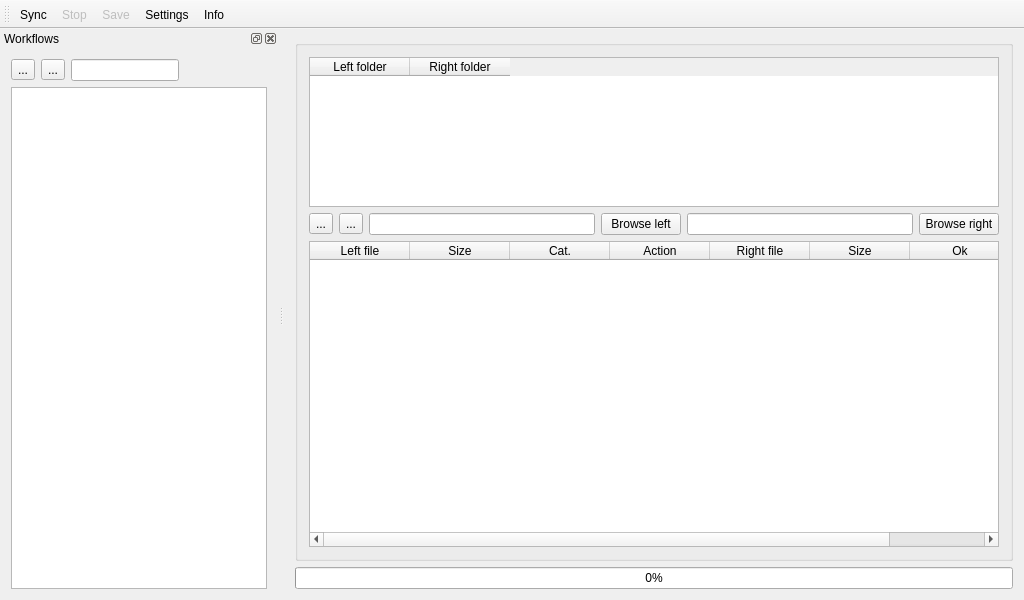
<?xml version="1.0" encoding="UTF-8"?>
<ui version="4.0">
 <class>MainViewClass</class>
 <widget class="QMainWindow" name="MainViewClass">
  <property name="geometry">
   <rect>
    <x>0</x>
    <y>0</y>
    <width>1024</width>
    <height>600</height>
   </rect>
  </property>
  <property name="sizePolicy">
   <sizepolicy hsizetype="Expanding" vsizetype="Expanding">
    <horstretch>0</horstretch>
    <verstretch>0</verstretch>
   </sizepolicy>
  </property>
  <property name="minimumSize">
   <size>
    <width>1024</width>
    <height>600</height>
   </size>
  </property>
  <property name="windowTitle">
   <string>LightFileSync</string>
  </property>
  <widget class="QWidget" name="centralWidget">
   <property name="minimumSize">
    <size>
     <width>500</width>
     <height>500</height>
    </size>
   </property>
   <layout class="QGridLayout" name="gridLayout">
    <item row="0" column="0">
     <layout class="QHBoxLayout" name="horizontalLayout">
      <item>
       <widget class="QGroupBox" name="groupBox">
        <property name="title">
         <string/>
        </property>
        <layout class="QGridLayout" name="gridLayout_3">
         <item row="0" column="0" colspan="6">
          <widget class="QTableWidget" name="FoldersTable">
           <property name="minimumSize">
            <size>
             <width>0</width>
             <height>150</height>
            </size>
           </property>
           <property name="maximumSize">
            <size>
             <width>16777215</width>
             <height>150</height>
            </size>
           </property>
           <property name="editTriggers">
            <set>QAbstractItemView::AnyKeyPressed</set>
           </property>
           <property name="dragDropOverwriteMode">
            <bool>false</bool>
           </property>
           <property name="alternatingRowColors">
            <bool>true</bool>
           </property>
           <property name="selectionMode">
            <enum>QAbstractItemView::SingleSelection</enum>
           </property>
           <property name="selectionBehavior">
            <enum>QAbstractItemView::SelectRows</enum>
           </property>
           <property name="showGrid">
            <bool>true</bool>
           </property>
           <property name="rowCount">
            <number>0</number>
           </property>
           <attribute name="horizontalHeaderCascadingSectionResizes">
            <bool>false</bool>
           </attribute>
           <attribute name="horizontalHeaderStretchLastSection">
            <bool>false</bool>
           </attribute>
           <attribute name="verticalHeaderCascadingSectionResizes">
            <bool>false</bool>
           </attribute>
           <column>
            <property name="text">
             <string>Left folder</string>
            </property>
           </column>
           <column>
            <property name="text">
             <string>Right folder</string>
            </property>
           </column>
          </widget>
         </item>
         <item row="1" column="4">
          <widget class="QLineEdit" name="RightFolderText">
           <property name="readOnly">
            <bool>true</bool>
           </property>
          </widget>
         </item>
         <item row="1" column="1">
          <widget class="QToolButton" name="DeleteSyncFoldersButton">
           <property name="toolTip">
            <string>Delete</string>
           </property>
           <property name="text">
            <string>...</string>
           </property>
           <property name="icon">
            <iconset resource="../MainView.qrc">
             <normaloff>:/MainView/Resources/delete.png</normaloff>:/MainView/Resources/delete.png</iconset>
           </property>
           <property name="iconSize">
            <size>
             <width>24</width>
             <height>24</height>
            </size>
           </property>
           <property name="toolButtonStyle">
            <enum>Qt::ToolButtonFollowStyle</enum>
           </property>
          </widget>
         </item>
         <item row="2" column="0" colspan="6">
          <widget class="QTableWidget" name="SyncTable">
           <property name="editTriggers">
            <set>QAbstractItemView::AnyKeyPressed</set>
           </property>
           <property name="dragDropOverwriteMode">
            <bool>false</bool>
           </property>
           <property name="alternatingRowColors">
            <bool>true</bool>
           </property>
           <property name="selectionMode">
            <enum>QAbstractItemView::SingleSelection</enum>
           </property>
           <property name="selectionBehavior">
            <enum>QAbstractItemView::SelectRows</enum>
           </property>
           <property name="rowCount">
            <number>0</number>
           </property>
           <column>
            <property name="text">
             <string>Left file</string>
            </property>
           </column>
           <column>
            <property name="text">
             <string>Size</string>
            </property>
           </column>
           <column>
            <property name="text">
             <string>Cat.</string>
            </property>
           </column>
           <column>
            <property name="text">
             <string>Action</string>
            </property>
           </column>
           <column>
            <property name="text">
             <string>Right file</string>
            </property>
           </column>
           <column>
            <property name="text">
             <string>Size</string>
            </property>
           </column>
           <column>
            <property name="text">
             <string>Ok</string>
            </property>
           </column>
          </widget>
         </item>
         <item row="1" column="2">
          <widget class="QLineEdit" name="LeftFolderText">
           <property name="readOnly">
            <bool>true</bool>
           </property>
          </widget>
         </item>
         <item row="1" column="3">
          <widget class="QPushButton" name="BrowseFolderLeftButton">
           <property name="text">
            <string>Browse left</string>
           </property>
          </widget>
         </item>
         <item row="1" column="0">
          <widget class="QToolButton" name="AddSyncFoldersButton">
           <property name="toolTip">
            <string>Add</string>
           </property>
           <property name="text">
            <string>...</string>
           </property>
           <property name="icon">
            <iconset resource="../MainView.qrc">
             <normaloff>:/MainView/Resources/add.png</normaloff>:/MainView/Resources/add.png</iconset>
           </property>
           <property name="iconSize">
            <size>
             <width>24</width>
             <height>24</height>
            </size>
           </property>
           <property name="toolButtonStyle">
            <enum>Qt::ToolButtonFollowStyle</enum>
           </property>
          </widget>
         </item>
         <item row="1" column="5">
          <widget class="QPushButton" name="BrowseFolderRightButton">
           <property name="text">
            <string>Browse right</string>
           </property>
          </widget>
         </item>
        </layout>
       </widget>
      </item>
     </layout>
    </item>
    <item row="1" column="0">
     <widget class="QProgressBar" name="Progress">
      <property name="value">
       <number>0</number>
      </property>
     </widget>
    </item>
   </layout>
  </widget>
  <widget class="QToolBar" name="mainToolBar">
   <property name="minimumSize">
    <size>
     <width>0</width>
     <height>0</height>
    </size>
   </property>
   <property name="iconSize">
    <size>
     <width>34</width>
     <height>34</height>
    </size>
   </property>
   <property name="toolButtonStyle">
    <enum>Qt::ToolButtonFollowStyle</enum>
   </property>
   <attribute name="toolBarArea">
    <enum>TopToolBarArea</enum>
   </attribute>
   <attribute name="toolBarBreak">
    <bool>false</bool>
   </attribute>
   <addaction name="actionSync"/>
   <addaction name="actionStop"/>
   <addaction name="actionSave"/>
   <addaction name="actionSettings"/>
   <addaction name="actionInfo"/>
  </widget>
  <widget class="QDockWidget" name="dockWidget">
   <property name="minimumSize">
    <size>
     <width>270</width>
     <height>230</height>
    </size>
   </property>
   <property name="autoFillBackground">
    <bool>false</bool>
   </property>
   <property name="windowTitle">
    <string>Workflows</string>
   </property>
   <attribute name="dockWidgetArea">
    <number>1</number>
   </attribute>
   <widget class="QWidget" name="dockWidgetContents">
    <property name="layoutDirection">
     <enum>Qt::LeftToRight</enum>
    </property>
    <layout class="QGridLayout" name="gridLayout_2">
     <item row="0" column="0">
      <layout class="QHBoxLayout" name="horizontalLayout_2">
       <item>
        <widget class="QToolButton" name="AddWorkflowButton">
         <property name="toolTip">
          <string>Add</string>
         </property>
         <property name="text">
          <string>...</string>
         </property>
         <property name="icon">
          <iconset resource="../MainView.qrc">
           <normaloff>:/MainView/Resources/add.png</normaloff>:/MainView/Resources/add.png</iconset>
         </property>
         <property name="iconSize">
          <size>
           <width>24</width>
           <height>24</height>
          </size>
         </property>
         <property name="toolButtonStyle">
          <enum>Qt::ToolButtonFollowStyle</enum>
         </property>
        </widget>
       </item>
       <item>
        <widget class="QToolButton" name="DeleteWorkflowButton">
         <property name="toolTip">
          <string>Delete</string>
         </property>
         <property name="text">
          <string>...</string>
         </property>
         <property name="icon">
          <iconset resource="../MainView.qrc">
           <normaloff>:/MainView/Resources/delete.png</normaloff>:/MainView/Resources/delete.png</iconset>
         </property>
         <property name="iconSize">
          <size>
           <width>24</width>
           <height>24</height>
          </size>
         </property>
         <property name="toolButtonStyle">
          <enum>Qt::ToolButtonFollowStyle</enum>
         </property>
        </widget>
       </item>
       <item>
        <widget class="QLineEdit" name="WorkflowText"/>
       </item>
       <item>
        <spacer name="horizontalSpacer">
         <property name="orientation">
          <enum>Qt::Horizontal</enum>
         </property>
         <property name="sizeHint" stdset="0">
          <size>
           <width>40</width>
           <height>20</height>
          </size>
         </property>
        </spacer>
       </item>
      </layout>
     </item>
     <item row="1" column="0">
      <widget class="QListWidget" name="WorkflowItemList"/>
     </item>
    </layout>
   </widget>
  </widget>
  <action name="actionSync">
   <property name="icon">
    <iconset resource="../MainView.qrc">
     <normaloff>:/MainView/Resources/sync.png</normaloff>:/MainView/Resources/sync.png</iconset>
   </property>
   <property name="text">
    <string>Sync</string>
   </property>
   <property name="toolTip">
    <string>Sync</string>
   </property>
  </action>
  <action name="actionSettings">
   <property name="icon">
    <iconset resource="../MainView.qrc">
     <normaloff>:/MainView/Resources/settings.png</normaloff>:/MainView/Resources/settings.png</iconset>
   </property>
   <property name="text">
    <string>Settings</string>
   </property>
   <property name="toolTip">
    <string>Settings</string>
   </property>
  </action>
  <action name="actionInfo">
   <property name="icon">
    <iconset resource="../MainView.qrc">
     <normaloff>:/MainView/Resources/about.png</normaloff>:/MainView/Resources/about.png</iconset>
   </property>
   <property name="text">
    <string>Info</string>
   </property>
   <property name="toolTip">
    <string>Info</string>
   </property>
  </action>
  <action name="actionStop">
   <property name="enabled">
    <bool>false</bool>
   </property>
   <property name="icon">
    <iconset resource="../MainView.qrc">
     <normaloff>:/MainView/Resources/stop.png</normaloff>:/MainView/Resources/stop.png</iconset>
   </property>
   <property name="text">
    <string>Stop</string>
   </property>
   <property name="toolTip">
    <string>Stop</string>
   </property>
  </action>
  <action name="actionSave">
   <property name="enabled">
    <bool>false</bool>
   </property>
   <property name="icon">
    <iconset resource="../MainView.qrc">
     <normaloff>:/MainView/Resources/save.png</normaloff>:/MainView/Resources/save.png</iconset>
   </property>
   <property name="text">
    <string>Save</string>
   </property>
   <property name="toolTip">
    <string>Save</string>
   </property>
  </action>
 </widget>
 <layoutdefault spacing="6" margin="11"/>
 <resources>
  <include location="../MainView.qrc"/>
 </resources>
 <connections>
  <connection>
   <sender>mainToolBar</sender>
   <signal>actionTriggered(QAction*)</signal>
   <receiver>MainViewClass</receiver>
   <slot>ToolBarTriggered(QAction*)</slot>
   <hints>
    <hint type="sourcelabel">
     <x>318</x>
     <y>20</y>
    </hint>
    <hint type="destinationlabel">
     <x>313</x>
     <y>87</y>
    </hint>
   </hints>
  </connection>
  <connection>
   <sender>WorkflowItemList</sender>
   <signal>currentRowChanged(int)</signal>
   <receiver>MainViewClass</receiver>
   <slot>WorkflowListChanged(int)</slot>
   <hints>
    <hint type="sourcelabel">
     <x>188</x>
     <y>212</y>
    </hint>
    <hint type="destinationlabel">
     <x>313</x>
     <y>245</y>
    </hint>
   </hints>
  </connection>
  <connection>
   <sender>WorkflowItemList</sender>
   <signal>currentTextChanged(QString)</signal>
   <receiver>WorkflowText</receiver>
   <slot>setText(QString)</slot>
   <hints>
    <hint type="sourcelabel">
     <x>41</x>
     <y>179</y>
    </hint>
    <hint type="destinationlabel">
     <x>129</x>
     <y>89</y>
    </hint>
   </hints>
  </connection>
  <connection>
   <sender>AddWorkflowButton</sender>
   <signal>clicked()</signal>
   <receiver>MainViewClass</receiver>
   <slot>WorkflowListAddClick()</slot>
   <hints>
    <hint type="sourcelabel">
     <x>20</x>
     <y>88</y>
    </hint>
    <hint type="destinationlabel">
     <x>283</x>
     <y>67</y>
    </hint>
   </hints>
  </connection>
  <connection>
   <sender>DeleteWorkflowButton</sender>
   <signal>clicked()</signal>
   <receiver>MainViewClass</receiver>
   <slot>WorkflowListDeleteClick()</slot>
   <hints>
    <hint type="sourcelabel">
     <x>64</x>
     <y>98</y>
    </hint>
    <hint type="destinationlabel">
     <x>281</x>
     <y>124</y>
    </hint>
   </hints>
  </connection>
  <connection>
   <sender>AddSyncFoldersButton</sender>
   <signal>clicked()</signal>
   <receiver>MainViewClass</receiver>
   <slot>FoldersTableAddClick()</slot>
   <hints>
    <hint type="sourcelabel">
     <x>316</x>
     <y>226</y>
    </hint>
    <hint type="destinationlabel">
     <x>279</x>
     <y>287</y>
    </hint>
   </hints>
  </connection>
  <connection>
   <sender>DeleteSyncFoldersButton</sender>
   <signal>clicked()</signal>
   <receiver>MainViewClass</receiver>
   <slot>FoldersTableDeleteClick()</slot>
   <hints>
    <hint type="sourcelabel">
     <x>351</x>
     <y>226</y>
    </hint>
    <hint type="destinationlabel">
     <x>282</x>
     <y>355</y>
    </hint>
   </hints>
  </connection>
  <connection>
   <sender>BrowseFolderLeftButton</sender>
   <signal>clicked()</signal>
   <receiver>MainViewClass</receiver>
   <slot>FoldersTableLeftBrowseClick()</slot>
   <hints>
    <hint type="sourcelabel">
     <x>642</x>
     <y>235</y>
    </hint>
    <hint type="destinationlabel">
     <x>460</x>
     <y>49</y>
    </hint>
   </hints>
  </connection>
  <connection>
   <sender>BrowseFolderRightButton</sender>
   <signal>clicked()</signal>
   <receiver>MainViewClass</receiver>
   <slot>FoldersTableRightBrowseClick()</slot>
   <hints>
    <hint type="sourcelabel">
     <x>965</x>
     <y>235</y>
    </hint>
    <hint type="destinationlabel">
     <x>890</x>
     <y>50</y>
    </hint>
   </hints>
  </connection>
  <connection>
   <sender>FoldersTable</sender>
   <signal>itemSelectionChanged()</signal>
   <receiver>MainViewClass</receiver>
   <slot>FoldersTableItemSelectionChanged()</slot>
   <hints>
    <hint type="sourcelabel">
     <x>582</x>
     <y>115</y>
    </hint>
    <hint type="destinationlabel">
     <x>1017</x>
     <y>140</y>
    </hint>
   </hints>
  </connection>
 </connections>
 <slots>
  <slot>ToolBarTriggered(QAction*)</slot>
  <slot>WorkflowListChanged(int)</slot>
  <slot>WorkflowListAddClick()</slot>
  <slot>WorkflowListDeleteClick()</slot>
  <slot>FoldersTableAddClick()</slot>
  <slot>FoldersTableDeleteClick()</slot>
  <slot>FoldersTableLeftBrowseClick()</slot>
  <slot>FoldersTableRightBrowseClick()</slot>
  <slot>FoldersTableItemSelectionChanged()</slot>
 </slots>
</ui>
